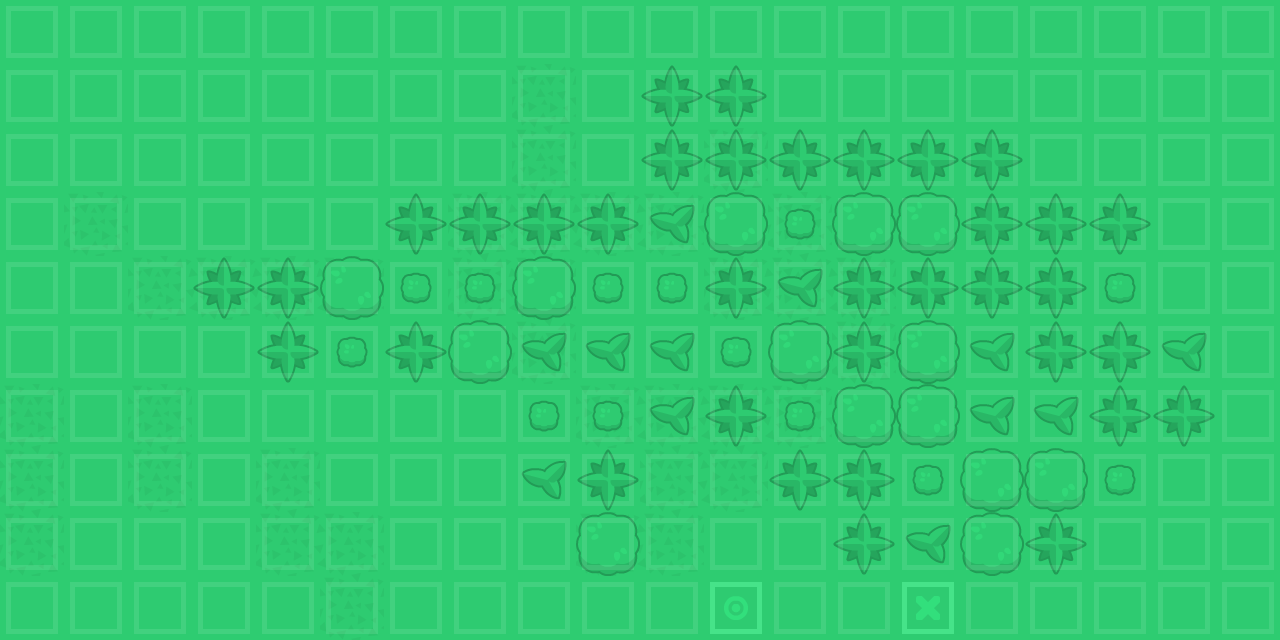

Rendered tile map (Tiled .tmx) drawn with the repository's tilesets; below, a short description and the full map source, tile grids included:
An orthogonal 20x10 tile map with 64x64 px tiles, 3 tile layers (Surface, Obstacles, Grid).

<map version="1.0" tiledversion="1.0.1" orientation="orthogonal" renderorder="right-down" width="20" height="10" tilewidth="64" tileheight="64" nextobjectid="1">
 <properties>
  <property name="EndX" type="int" value="14" />
  <property name="EndY" type="int" value="0" />
  <property name="StartX" type="int" value="11" />
  <property name="StartY" type="int" value="0" />
 </properties>
 <tileset firstgid="1" name="towerDefense_tilesheet" tilewidth="64" tileheight="64" tilecount="299" columns="23">
  <image source="towerDefense_tilesheet.png" width="1472" height="832" />
 </tileset>
 <layer name="Surface" width="20" height="10">
  <data encoding="csv">
125,125,125,125,125,125,125,125,125,125,125,120,125,125,125,125,125,125,125,125,
125,125,125,125,125,125,125,125,158,130,130,125,125,125,125,130,125,125,125,125,
125,130,130,130,125,125,125,130,158,130,130,158,125,125,125,125,125,125,130,130,
125,158,130,130,125,125,130,158,158,158,158,130,158,130,125,130,130,130,125,125,
125,130,158,158,158,158,130,158,158,130,125,158,158,158,125,130,125,125,125,130,
125,125,125,125,130,125,130,130,158,125,125,130,130,158,125,130,125,130,130,130,
158,130,158,130,130,130,125,125,130,158,158,158,158,125,130,130,125,125,130,125,
158,130,158,130,158,130,125,125,130,130,158,158,125,130,120,120,120,120,130,130,
158,130,130,130,158,158,125,130,130,158,158,130,130,125,120,120,120,120,120,130,
130,130,130,130,125,158,125,125,125,125,125,42,125,125,41,120,120,120,125,130
</data>
 </layer>
 <layer name="Obstacles" width="20" height="10">
  <data encoding="csv">
0,0,0,0,0,0,0,0,0,0,0,0,0,0,0,0,0,0,0,0,
0,0,0,0,0,0,0,0,0,0,135,135,0,0,0,0,0,0,0,0,
0,0,0,0,0,0,0,0,0,0,135,135,135,135,135,135,0,0,0,0,
0,0,0,0,0,0,135,135,135,135,133,131,132,131,131,135,135,135,0,0,
0,0,0,135,135,131,132,132,131,132,132,135,133,135,135,135,135,132,0,0,
0,0,0,0,135,132,135,131,133,133,133,132,131,135,131,133,135,135,133,0,
0,0,0,0,0,0,0,0,132,132,133,135,132,131,131,133,133,135,135,0,
0,0,0,0,0,0,0,0,133,135,0,0,135,135,132,131,131,132,0,0,
0,0,0,0,0,0,0,0,0,131,0,0,0,135,133,131,135,0,0,0,
0,0,0,0,0,0,0,0,0,0,0,0,0,0,0,0,0,0,0,0
</data>
 </layer>
 <layer name="Grid" width="20" height="10" opacity="0.5">
  <data encoding="csv">
16,16,16,16,16,16,16,16,16,16,16,16,16,16,16,16,16,16,16,16,
16,16,16,16,16,16,16,16,16,16,16,16,16,16,16,16,16,16,16,16,
16,16,16,16,16,16,16,16,16,16,16,16,16,16,16,16,16,16,16,16,
16,16,16,16,16,16,16,16,16,16,16,16,16,16,16,16,16,16,16,16,
16,16,16,16,16,16,16,16,16,16,16,16,16,16,16,16,16,16,16,16,
16,16,16,16,16,16,16,16,16,16,16,16,16,16,16,16,16,16,16,16,
16,16,16,16,16,16,16,16,16,16,16,16,16,16,16,16,16,16,16,16,
16,16,16,16,16,16,16,16,16,16,16,16,16,16,16,16,16,16,16,16,
16,16,16,16,16,16,16,16,16,16,16,16,16,16,16,16,16,16,16,16,
16,16,16,16,16,16,16,16,16,16,16,16,16,16,16,16,16,16,16,16
</data>
 </layer>
</map>
